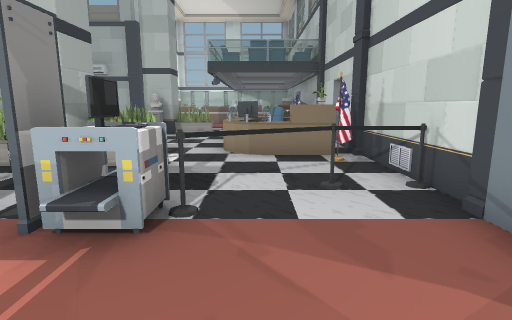
View 1 (above)

24 first-person views from a walk through a scene from a Unity 3-D project. The camera is 1.3 m above the floor, tilts 10° down and sees 80° across. The floor is counted in squares, 1 m on a side. Each view is taken from the middle of a square. On the plan, view 1 faces up. The plan holds only what a view shows up to about 14 squares ahead; the rest is blank. The place goes on beyond the plan. The player is left out. Some animated figures are not drawn. Door leaves are left out, so doorways stand open.

View 2
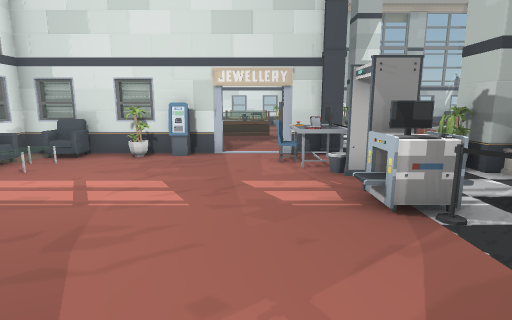

View 3
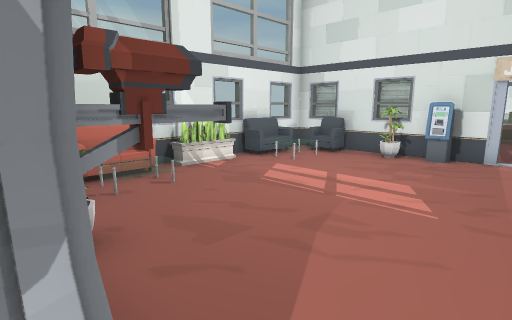

View 4
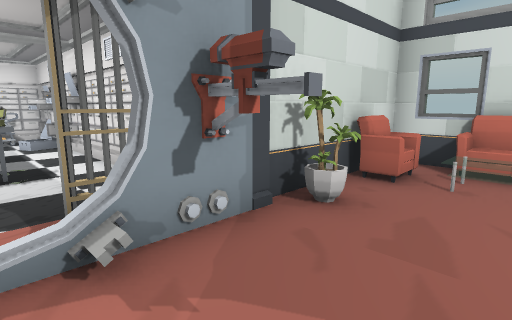

View 5
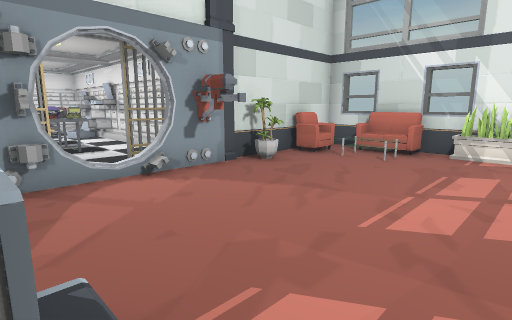

View 6
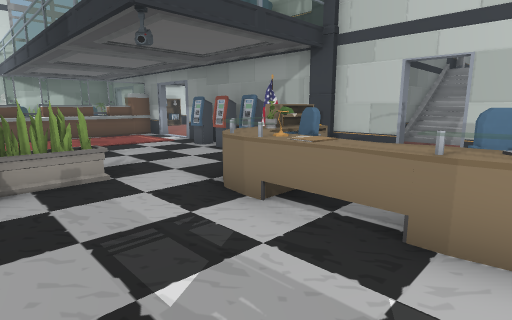

View 7
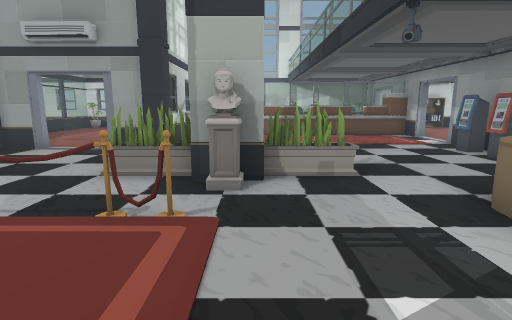

View 8
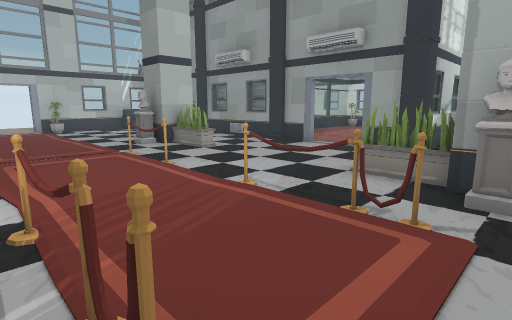

View 9
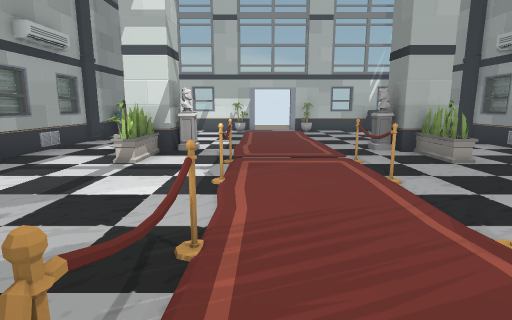

View 10
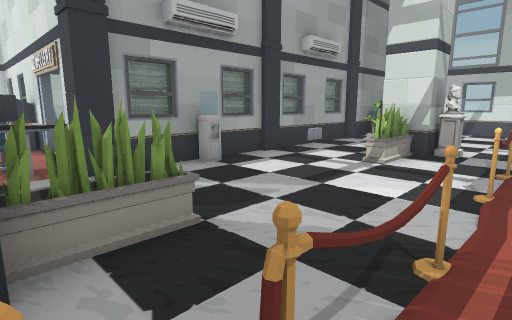

View 11
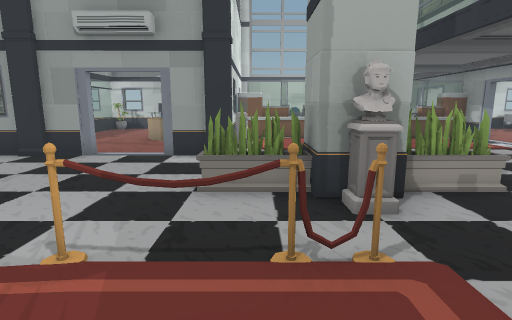

View 12
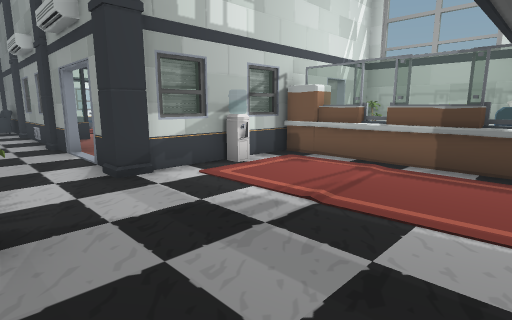

View 13
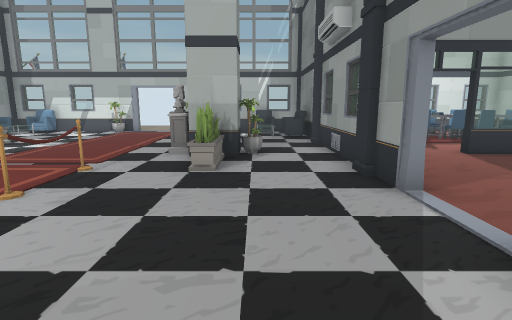

View 14
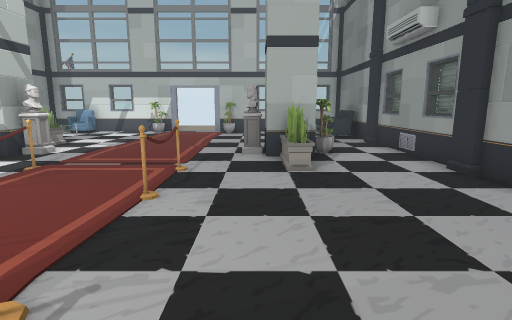

View 15
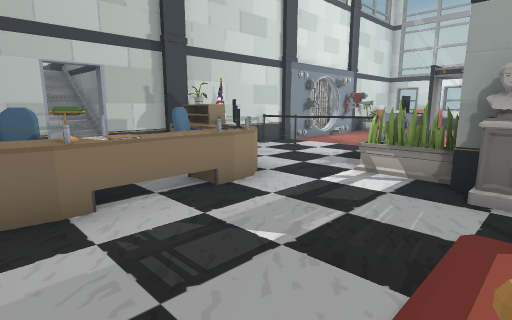

View 16
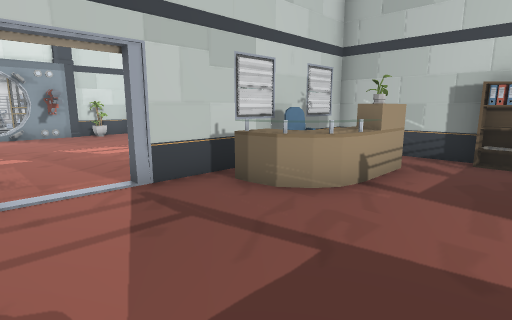

View 17
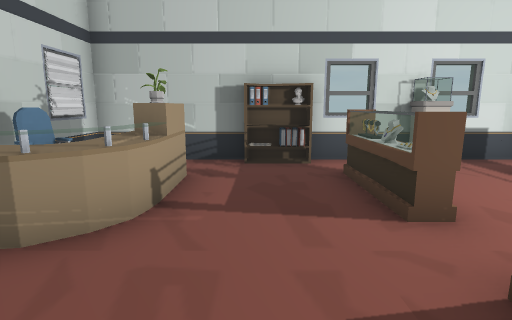

View 18
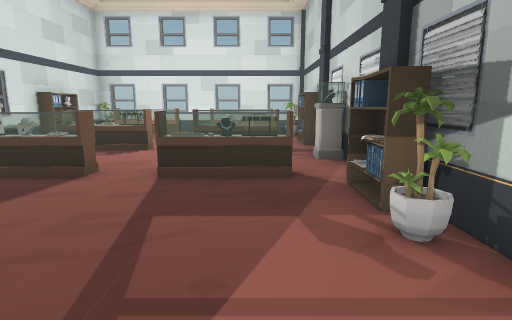

View 19
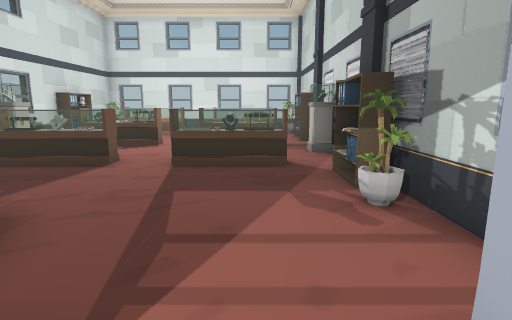

View 20
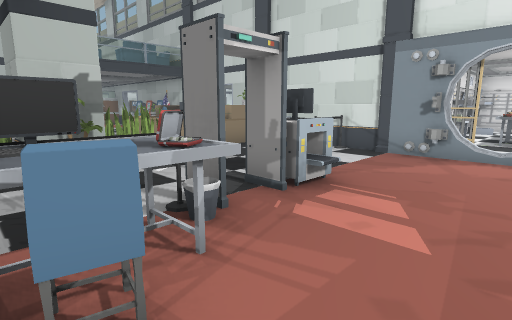

View 21
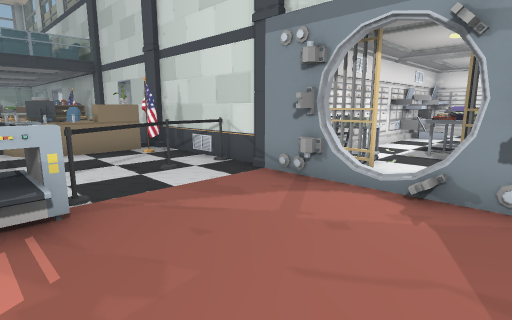

View 22
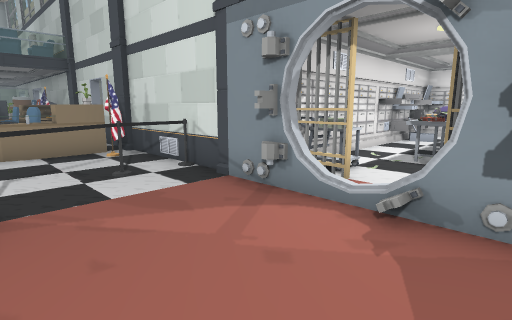

View 23
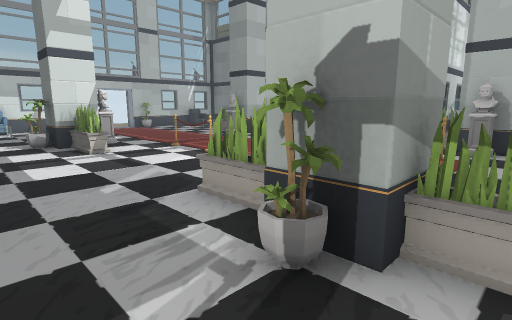

View 24
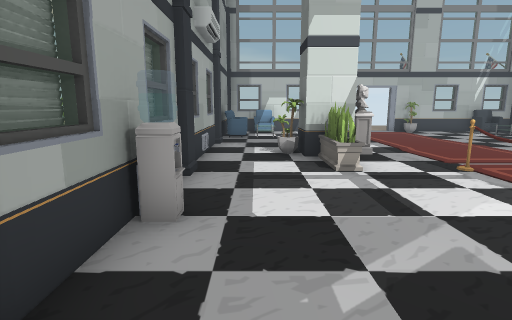

### Floor plan
Key: @ floor where view 1 was taken; # wall or solid block; x gap in a wall; . floor; / step, stairs or slope; D open door; = window, fence, low wall or low ledge; ^ raised ledge; S statue; E desk; P pillar; L plant; C computer; B barrier; T table; M cash machine; F sofa; A ammo; H thing the floor can be seen under or through; G shelf; O other object.
Columns run from 20 left of view 1 to 9 right of it. Each row starts with its distance up from view 1.
 24  OO#   ...   ##E# #  #E
 23  #T/.==...OE ##EEEEEEEE#.
 22   T#.D#...OO =........DDD
 21      ....... ==.......DD
 20      D#..... =.........D
 19       =. DDD #.........#
 18 #F#P=##=P#..#P........M#
 17 ......................M#
 16 OO...L.........O......M#
 15 ...   L.......L#L.....M#
 14 .....SS........SS....E#P
 13 ...................EEL#P#   ##
 12 ........BB...BB#...E## #
 11 ...................EE  D
 10 ...................EE# #
  9 ........BB...BBB...ECEE#
  8 .....SS........PP...EEO#
  7 ....L#L.......L#L.....##
  6 .....LL........LL......#
  5 OO...................BB#
  4 FF........==.P....#xB..P    ##
  3  #GP=P#=PG##=PBBT.#^DDD #####.
  2    ##  .....DD#TT...DDD###....
  1    OO  ^.............../...T#O
  0    ^^  O....DD......@..#DD.ATO
 -1 ^      ^.....#M.......###....#
 -2 #  ##. H...EE#.........P  ####
 -3    ^^. O..EE#=L.......L#
 -4 ^  O   ^..LL##F.......F#
 -5 ^  =#  ^...E #FOO...OOF#
 -6 #OG###  ##.. # FF.L.FF##
 -7   ###############=#=####

Positions as (right, up) in squares from view 1, and headings:
1: (0, 0), facing up
2: (3, 1), facing left
3: (3, 1), facing down-left
4: (0, 1), facing down-right
5: (-3, 3), facing down-right
6: (-4, 9), facing up-right
7: (-4, 9), facing up
8: (-4, 9), facing up-left
9: (-5, 10), facing left
10: (-5, 10), facing down-left
11: (-6, 10), facing up
12: (-1, 16), facing up-left
13: (-6, 16), facing left
14: (-6, 14), facing left
15: (-5, 13), facing down-right
16: (-12, 2), facing down-right
17: (-11, 1), facing down
18: (-7, 1), facing left
19: (-6, 1), facing left
20: (-6, 0), facing up-right
21: (-2, -1), facing up-right
22: (-1, -1), facing up-right
23: (-3, 4), facing up-left
24: (-6, 5), facing left
